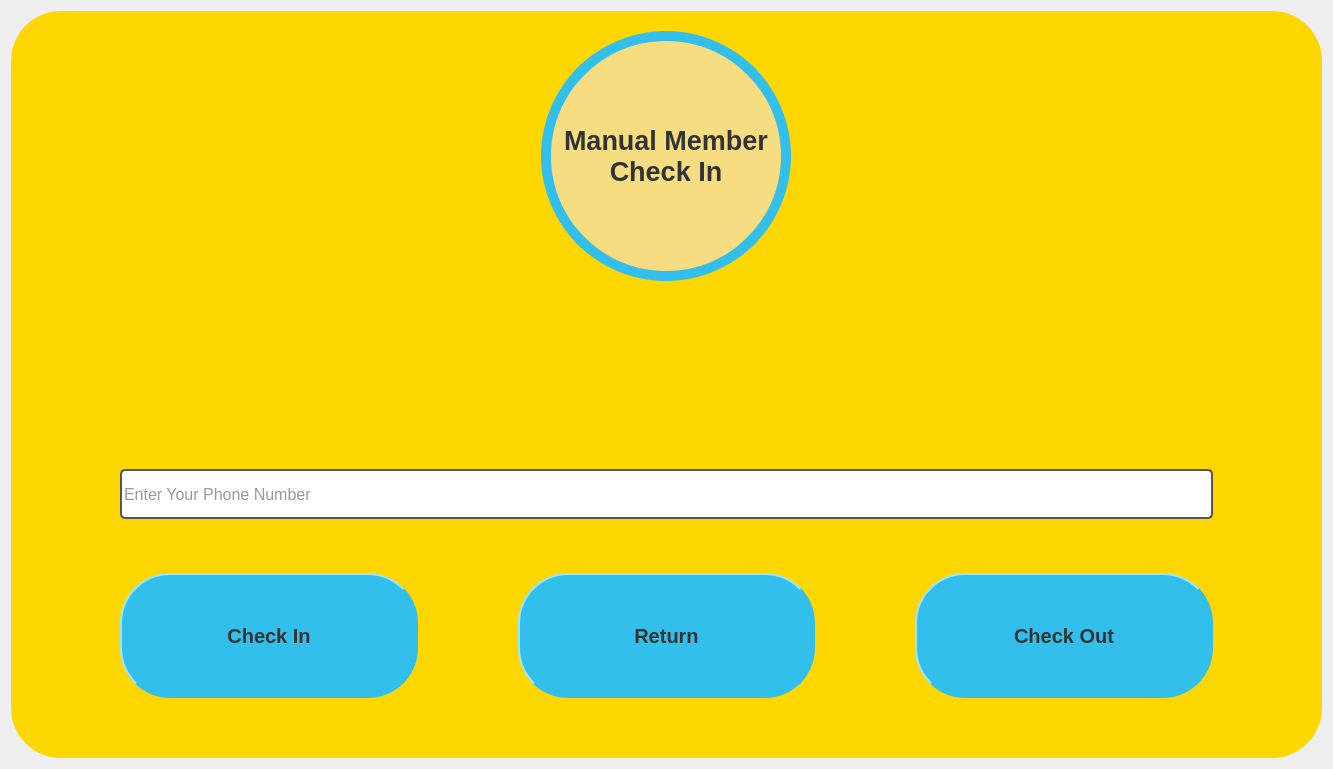
<?xml version="1.0" encoding="UTF-8"?>
<ui version="4.0">
 <class>MemberCheckIn</class>
 <widget class="QWidget" name="MemberCheckIn">
  <property name="geometry">
   <rect>
    <x>0</x>
    <y>0</y>
    <width>1333</width>
    <height>769</height>
   </rect>
  </property>
  <property name="windowTitle">
   <string>MainWindow</string>
  </property>
  <layout class="QVBoxLayout" name="verticalLayout">
   <item>
    <layout class="QVBoxLayout" name="drop_shadow_layout">
     <item>
      <widget class="QFrame" name="background_drop_frame">
       <property name="enabled">
        <bool>true</bool>
       </property>
       <property name="sizePolicy">
        <sizepolicy hsizetype="Expanding" vsizetype="Expanding">
         <horstretch>0</horstretch>
         <verstretch>0</verstretch>
        </sizepolicy>
       </property>
       <property name="maximumSize">
        <size>
         <width>16777215</width>
         <height>16777215</height>
        </size>
       </property>
       <property name="styleSheet">
        <string notr="true">background-color: rgb(255, 215, 0);
border-radius:50px;</string>
       </property>
       <property name="frameShadow">
        <enum>QFrame::Raised</enum>
       </property>
       <layout class="QGridLayout" name="gridLayout">
        <property name="leftMargin">
         <number>100</number>
        </property>
        <property name="topMargin">
         <number>0</number>
        </property>
        <property name="rightMargin">
         <number>100</number>
        </property>
        <property name="bottomMargin">
         <number>0</number>
        </property>
        <item row="0" column="0">
         <widget class="QFrame" name="Login">
          <property name="frameShape">
           <enum>QFrame::StyledPanel</enum>
          </property>
          <property name="frameShadow">
           <enum>QFrame::Raised</enum>
          </property>
          <layout class="QHBoxLayout" name="horizontalLayout">
           <item>
            <widget class="QLabel" name="label">
             <property name="sizePolicy">
              <sizepolicy hsizetype="Fixed" vsizetype="Fixed">
               <horstretch>0</horstretch>
               <verstretch>0</verstretch>
              </sizepolicy>
             </property>
             <property name="minimumSize">
              <size>
               <width>250</width>
               <height>250</height>
              </size>
             </property>
             <property name="maximumSize">
              <size>
               <width>250</width>
               <height>250</height>
              </size>
             </property>
             <property name="baseSize">
              <size>
               <width>0</width>
               <height>0</height>
              </size>
             </property>
             <property name="font">
              <font>
               <family>Segoe UI</family>
               <pointsize>20</pointsize>
               <weight>75</weight>
               <bold>true</bold>
              </font>
             </property>
             <property name="styleSheet">
              <string notr="true">QLabel{
	color: #333;
	border: 10px solid #33bfec;
	border-radius:125px;
	
	background-color:#F7DD82;

}</string>
             </property>
             <property name="text">
              <string>Manual Member Check In</string>
             </property>
             <property name="alignment">
              <set>Qt::AlignCenter</set>
             </property>
             <property name="wordWrap">
              <bool>true</bool>
             </property>
            </widget>
           </item>
          </layout>
         </widget>
        </item>
        <item row="1" column="0">
         <widget class="QFrame" name="login_frame">
          <property name="minimumSize">
           <size>
            <width>0</width>
            <height>450</height>
           </size>
          </property>
          <property name="maximumSize">
           <size>
            <width>16777214</width>
            <height>16777215</height>
           </size>
          </property>
          <property name="frameShape">
           <enum>QFrame::StyledPanel</enum>
          </property>
          <property name="frameShadow">
           <enum>QFrame::Raised</enum>
          </property>
          <layout class="QGridLayout" name="gridLayout_2">
           <property name="horizontalSpacing">
            <number>100</number>
           </property>
           <item row="1" column="0" colspan="3">
            <widget class="QLineEdit" name="phone_number_entry">
             <property name="sizePolicy">
              <sizepolicy hsizetype="Expanding" vsizetype="Preferred">
               <horstretch>0</horstretch>
               <verstretch>0</verstretch>
              </sizepolicy>
             </property>
             <property name="maximumSize">
              <size>
               <width>16777215</width>
               <height>50</height>
              </size>
             </property>
             <property name="baseSize">
              <size>
               <width>0</width>
               <height>0</height>
              </size>
             </property>
             <property name="font">
              <font>
               <family>Segoe UI</family>
               <pointsize>12</pointsize>
              </font>
             </property>
             <property name="styleSheet">
              <string notr="true">QLineEdit{
color: #333;
border: 2px solid #555;
border-radius: 5px;
background-color: rgb(255, 255, 255);
}

QLineEdit:hover{
background-color: #76d9f9;
}</string>
             </property>
             <property name="text">
              <string/>
             </property>
             <property name="placeholderText">
              <string>Enter Your Phone Number</string>
             </property>
            </widget>
           </item>
           <item row="0" column="0" colspan="2">
            <widget class="QLabel" name="error_msg">
             <property name="sizePolicy">
              <sizepolicy hsizetype="Preferred" vsizetype="Preferred">
               <horstretch>0</horstretch>
               <verstretch>0</verstretch>
              </sizepolicy>
             </property>
             <property name="maximumSize">
              <size>
               <width>16777215</width>
               <height>50</height>
              </size>
             </property>
             <property name="font">
              <font>
               <family>Segoe UI</family>
               <pointsize>11</pointsize>
               <weight>75</weight>
               <bold>true</bold>
              </font>
             </property>
             <property name="styleSheet">
              <string notr="true">color:red</string>
             </property>
             <property name="text">
              <string/>
             </property>
            </widget>
           </item>
           <item row="2" column="2">
            <widget class="QPushButton" name="checkout_btn">
             <property name="sizePolicy">
              <sizepolicy hsizetype="MinimumExpanding" vsizetype="Fixed">
               <horstretch>0</horstretch>
               <verstretch>0</verstretch>
              </sizepolicy>
             </property>
             <property name="minimumSize">
              <size>
               <width>252</width>
               <height>125</height>
              </size>
             </property>
             <property name="maximumSize">
              <size>
               <width>16777215</width>
               <height>16777215</height>
              </size>
             </property>
             <property name="font">
              <font>
               <family>Segoe UI</family>
               <pointsize>15</pointsize>
               <weight>75</weight>
               <bold>true</bold>
              </font>
             </property>
             <property name="styleSheet">
              <string notr="true">QPushButton{
	color: #333;
	border: 2px solid #33bfec;
	background-color: rgb(51, 191, 236);
	border-style: outset
}

QPushButton:hover{
	background-color: rgb(118, 217, 249);
}</string>
             </property>
             <property name="text">
              <string>Check Out</string>
             </property>
            </widget>
           </item>
           <item row="2" column="1">
            <widget class="QPushButton" name="return_btn">
             <property name="sizePolicy">
              <sizepolicy hsizetype="MinimumExpanding" vsizetype="Fixed">
               <horstretch>0</horstretch>
               <verstretch>0</verstretch>
              </sizepolicy>
             </property>
             <property name="minimumSize">
              <size>
               <width>252</width>
               <height>125</height>
              </size>
             </property>
             <property name="maximumSize">
              <size>
               <width>16777215</width>
               <height>16777215</height>
              </size>
             </property>
             <property name="font">
              <font>
               <family>Segoe UI</family>
               <pointsize>15</pointsize>
               <weight>75</weight>
               <bold>true</bold>
              </font>
             </property>
             <property name="styleSheet">
              <string notr="true">QPushButton{
	color: #333;
	border: 2px solid #33bfec;
	background-color: rgb(51, 191, 236);
	border-style: outset
}

QPushButton:hover{
	background-color: rgb(118, 217, 249);
}</string>
             </property>
             <property name="text">
              <string>Return</string>
             </property>
            </widget>
           </item>
           <item row="2" column="0">
            <widget class="QPushButton" name="checkin_btn">
             <property name="sizePolicy">
              <sizepolicy hsizetype="MinimumExpanding" vsizetype="Fixed">
               <horstretch>0</horstretch>
               <verstretch>0</verstretch>
              </sizepolicy>
             </property>
             <property name="minimumSize">
              <size>
               <width>252</width>
               <height>125</height>
              </size>
             </property>
             <property name="maximumSize">
              <size>
               <width>16777215</width>
               <height>16777215</height>
              </size>
             </property>
             <property name="font">
              <font>
               <family>Segoe UI</family>
               <pointsize>15</pointsize>
               <weight>75</weight>
               <bold>true</bold>
              </font>
             </property>
             <property name="styleSheet">
              <string notr="true">QPushButton{
	color: #333;
	border: 2px solid #33bfec;
	background-color: rgb(51, 191, 236);
	border-style: outset
}

QPushButton:hover{
	background-color: rgb(118, 217, 249);
}</string>
             </property>
             <property name="text">
              <string>Check In</string>
             </property>
            </widget>
           </item>
          </layout>
         </widget>
        </item>
       </layout>
      </widget>
     </item>
    </layout>
   </item>
  </layout>
 </widget>
 <resources/>
 <connections/>
</ui>
